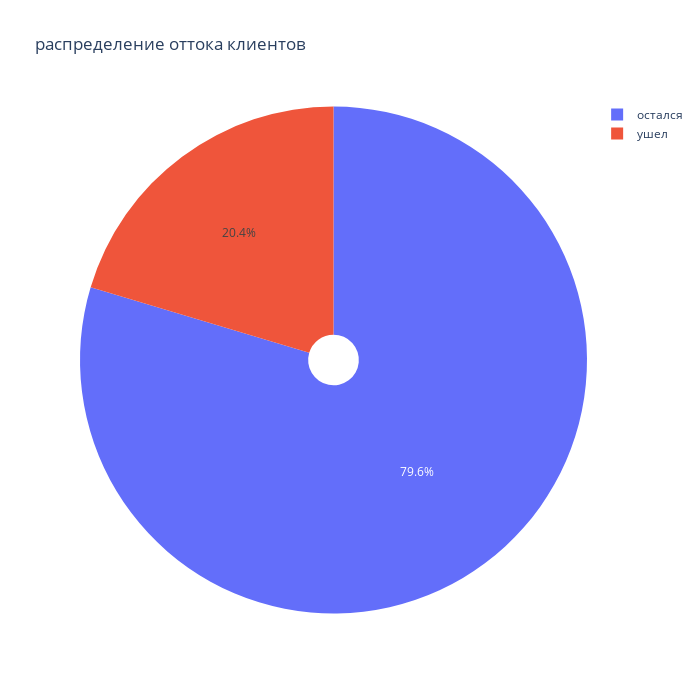

Notebook code cell kept with this figure:
### Code cell
#  9.1
import pandas as pd
import numpy as np

import plotly.express as px
import plotly.graph_objects as go
import plotly.figure_factory as ff

import matplotlib.pyplot as plt
%matplotlib inline
import seaborn as sns
churn_data = pd.read_csv('data/churn.csv')
display(churn_data.head())
data = churn_data.copy()
data = churn_data.copy()
data = data.drop(columns = ['RowNumber'],axis = 1)

data.loc[data['Exited'] == 0, 'лояльность'] = 'остался'

data.loc[data['Exited'] == 1, 'лояльность'] = 'ушел'



fig = px.pie(
    data_frame=data,
    names='лояльность',
    height=700,
    width=700,
    title='распределение оттока клиентов',
    hole=0.1
)
fig.show()

### Figure 1 — Plotly figure (JSON) as saved in the notebook; plotly's stock layout.template omitted (floating-point values rounded to 4 significant figures; data arrays with more than 128 entries replaced by an {"elided": "..."} marker saying what was removed)
{"data": [{"domain": {"x": [0, 1], "y": [0, 1]}, "hole": 0.1, "hovertemplate": "лояльность=%{label}<extra></extra>", "labels": {"elided": "10000 str values"}, "legendgroup": "", "name": "", "showlegend": true, "type": "pie"}], "layout": {"height": 700, "legend": {"tracegroupgap": 0}, "title": {"text": "распределение оттока клиентов"}, "width": 700}}
